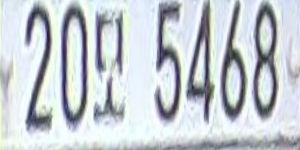
#> input picture extracted_plates/plate_02.png, 300 x 150 px; its folder holds 4 pictures in this run
$ python plate_processor.py
#> lines starting #> are read from the running program, lines starting #| are printed output that depends on the picture; after the words box and inside, x2 and y2 are one past the last pixel; in counts of white or black regions, pixels touching at a corner belong together
import cv2
import numpy as np
import os
from matplotlib import pyplot as plt


#     1단계: 이미지 로드
def load_plate_image(filename):
#> called with filename = 'plate_02'
    path = f'../extracted_plates/{filename}.png'
    if not os.path.exists(path):
        print(f" 파일 없음: {path}")
        return None
    img = cv2.imread(path)
#> img is the input picture: shape (150, 300, 3); mean B, G, R 208.2, 202.8, 196
    print(f" 이미지 로드 완료: {img.shape}")
#|  이미지 로드 완료: (150, 300, 3)
    return img


#     2단계: 그레이스케일 변환
def to_grayscale(img):
    return cv2.cvtColor(img, cv2.COLOR_BGR2GRAY)
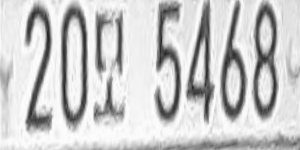
#> returned value: shape (150, 300); min 34, max 254, mean 201.4


#     3단계: 대비 최대화
def enhance_contrast(gray):
    kernel = cv2.getStructuringElement(cv2.MORPH_RECT, (2, 2))
    tophat = cv2.morphologyEx(gray, cv2.MORPH_TOPHAT, kernel)
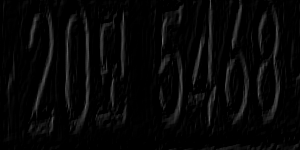
#> tophat: shape (150, 300); min 0, max 106, mean 6.8
    blackhat = cv2.morphologyEx(gray, cv2.MORPH_BLACKHAT, kernel)
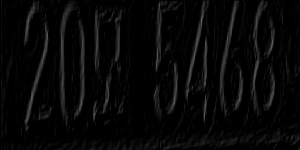
#> blackhat: shape (150, 300); min 0, max 106, mean 7.2
    contrast = cv2.add(gray, tophat)
    contrast = cv2.subtract(contrast, blackhat)
    contrast = cv2.equalizeHist(contrast)
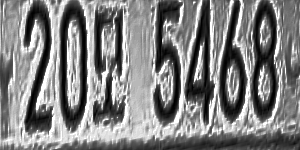
#> contrast: shape (150, 300); min 0, max 255, mean 129.2
    return contrast


#     4단계: 적응형 임계처리
def adaptive_threshold(img):
    blurred = cv2.GaussianBlur(img, (3, 3), 0)
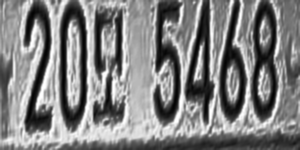
#> blurred: shape (150, 300); min 2, max 255, mean 129.2
    thresh = cv2.adaptiveThreshold(
        blurred, 255, cv2.ADAPTIVE_THRESH_GAUSSIAN_C,
        cv2.THRESH_BINARY, blockSize=11, C=2)
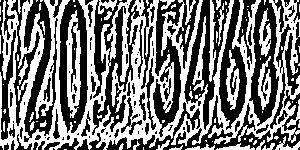
#> thresh: shape (150, 300); 47.8% white; 88 white regions (56 under 20 px)
    return thresh


#     5단계: 윤곽선 검출
def detect_contours(thresh_img):
    contours, _ = cv2.findContours(thresh_img, cv2.RETR_EXTERNAL, cv2.CHAIN_APPROX_SIMPLE)
#> contours = 87 contours, 64 with area under 20; largest, box (x1, y1, x2, y2) and area: (0, 0, 300, 150) 15679, (66, 10, 81, 118) 752, (107, 0, 132, 82) 518, (258, 56, 271, 110) 307, (226, 50, 240, 110) 290
    return contours


#     6단계: 시각화 및 저장
def visualize_results(images, titles):
    plt.figure(figsize=(15, 4))
    for i, (img, title) in enumerate(zip(images, titles)):
        plt.subplot(1, len(images), i + 1)
        plt.imshow(img, cmap='gray')
        plt.title(title)
        plt.axis('off')
    plt.tight_layout()
    plt.show()


#     전체 파이프라인 함수
def process_plate(filename, visualize=True):
    print(f"\n {filename} 처리 시작")

    original = load_plate_image(filename)
    if original is None:
        return

    gray = to_grayscale(original)
    enhanced = enhance_contrast(gray)
    thresh = adaptive_threshold(enhanced)
    contours = detect_contours(thresh)

    print(f" 윤곽선 수: {len(contours)}개")
#|  윤곽선 수: 87개

    if visualize:
        contour_display = cv2.cvtColor(thresh, cv2.COLOR_GRAY2BGR)
#> contour_display: shape (150, 300, 3); 47.8% white; 88 white regions (56 under 20 px), largest, box (x1, y1, x2, y2) and area: (0, 0, 300, 150) 16481, (66, 10, 81, 118) 904, (107, 0, 132, 82) 660
        cv2.drawContours(contour_display, contours, -1, (0, 255, 0), 1)
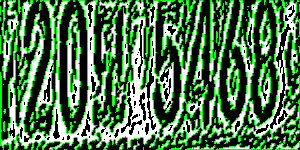
#> contour_display: shape (150, 300, 3); mean B, G, R 69.1, 121.9, 69.1

        visualize_results(
            [gray, enhanced, thresh, contour_display],
            ['Grayscale', 'Enhanced', 'Threshold', 'Contours']
        )
#> the loop in visualize_results, `for i, (img, title) in enumerate(zip(images, titles)):` made 4 passes

    return thresh  # OCR을 위한 최종 흑백 이미지 반환

#     실행 예시
if __name__ == "__main__":
    process_plate("plate_02")
